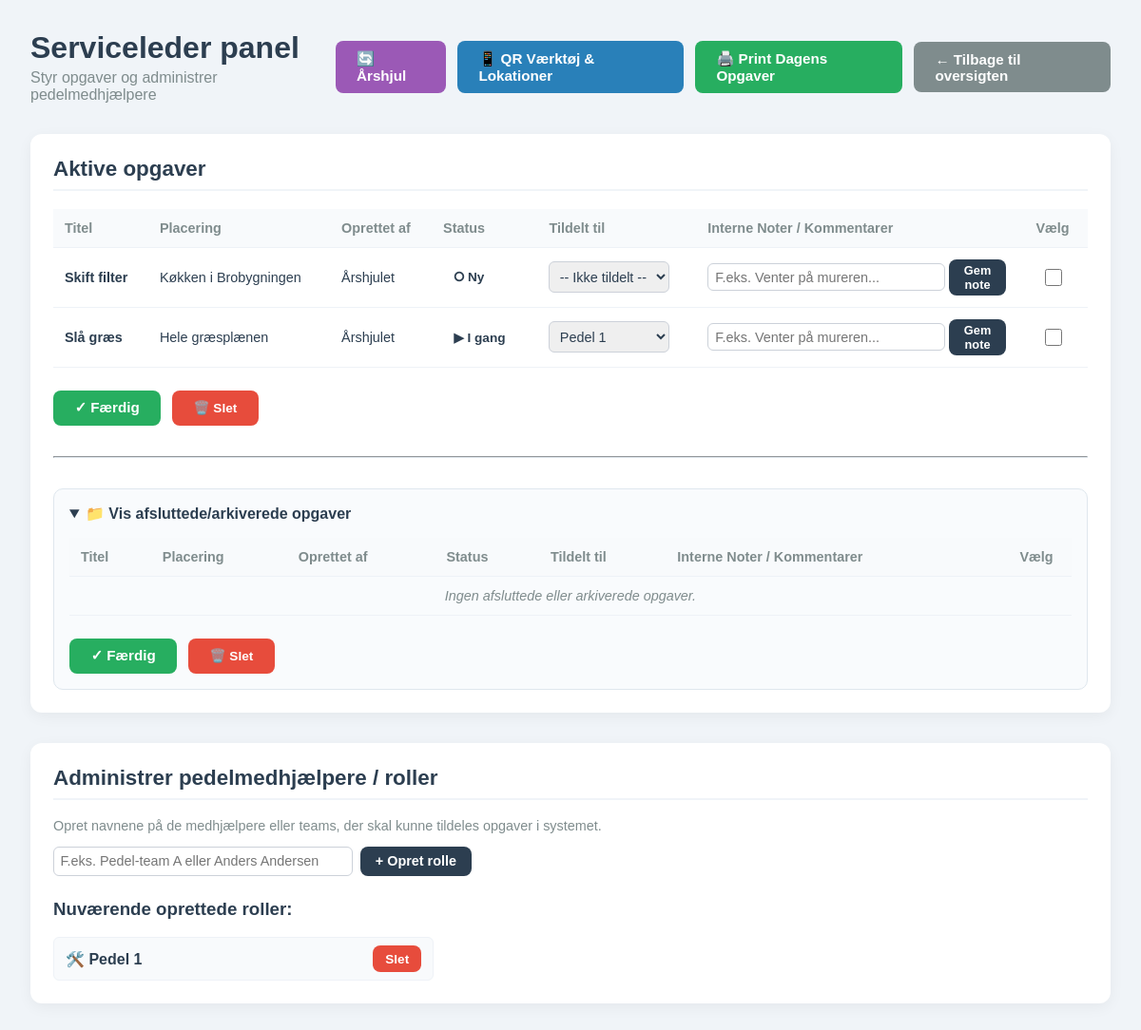
The page /admin on the database its author committed.
### tables this page shows
CREATE TABLE tasks (
                id INTEGER PRIMARY KEY AUTOINCREMENT,
                title TEXT NOT NULL,
                description TEXT,
                location TEXT,
                reporter_name TEXT,
                status TEXT DEFAULT 'Ny',
                assigned_janitor TEXT,
                created_at TIMESTAMP DEFAULT CURRENT_TIMESTAMP,
                completed_at TIMESTAMP,
                internal_notes TEXT
            );

CREATE TABLE janitors (
                id INTEGER PRIMARY KEY AUTOINCREMENT,
                name TEXT NOT NULL UNIQUE
            );

### app.py (the view)
@app.route("/admin")
def admin_panel():
    with get_db() as conn:
        active_tasks = conn.execute("SELECT * FROM tasks WHERE status != 'Færdig' ORDER BY created_at DESC").fetchall()
        completed_tasks = conn.execute("SELECT * FROM tasks WHERE status = 'Færdig' ORDER BY completed_at DESC").fetchall()
        janitors = conn.execute("SELECT * FROM janitors ORDER BY name ASC").fetchall()
    return render_template("admin.html", active_tasks=active_tasks, completed_tasks=completed_tasks, janitors=janitors, version=APP_VERSION)

### app.py (called while the page is built)
def get_db():
    conn = sqlite3.connect(DATABASE)
    conn.row_factory = sqlite3.Row
    return conn

### templates/admin.html (shortened to what this page needs)
<!DOCTYPE html>
<html lang="da">
<head>
</head>
<body>
    <div class="header-container">
        <div>
            <h1>Serviceleder panel</h1>
            <p style="color: #7f8c8d; margin: 0.25rem 0 0 0;">Styr opgaver og administrer pedelmedhjælpere</p>
        </div>
        <div class="header-actions">
            <a href="/annual_wheel" class="btn" style="background-color: #9b59b6; color: white;">🔄 Årshjul</a>
            <a href="/generate_qr" class="btn btn-qr">📱 QR Værktøj & Lokationer</a>
            <a href="/admin/print_daily_tasks" target="_blank" class="btn" style="background-color: #27ae60; color: white;">🖨️ Print Dagens Opgaver</a>
            <a href="/" class="btn btn-secondary">← Tilbage til oversigten</a>
        </div>
    </div>
    <div class="card">
        <h2>Aktive opgaver</h2>
        <table>
            <thead>
                <tr>
                    <th>Titel</th>
                    <th>Placering</th>
                    <th>Oprettet af</th>
                    <th>Status</th>
                    <th>Tildelt til</th>
                    <th>Interne Noter / Kommentarer</th>
                    <th style="text-align: center; width: 50px;">Vælg</th>
                </tr>
            </thead>
            <tbody>
                {% if active_tasks %}
                    {% for task in active_tasks %}
                        <tr>
                            <td><strong>{{ task['title'] }}</strong></td>
                            <td>{{ task['location'] or '—' }}</td>
                            <td>{{ task['reporter_name'] or 'Anonym' }}</td>
                            <td>
                                <span class="status-badge" style="padding: 0.35rem 0.7rem; border-radius: 6px; font-weight: bold; font-size: 0.85rem; white-space: nowrap; display: inline-block;"
                                    {%- if task['status'] == 'Færdig' %}
                                    style="background-color: #d4edda; color: #155724; padding: 0.35rem 0.7rem; border-radius: 6px; font-weight: bold; font-size: 0.85rem; white-space: nowrap; display: inline-block;"
                                    {%- elif task['assigned_janitor'] and task['assigned_janitor'] != '' %}
                                    style="background-color: #cfe2ff; color: #084298; padding: 0.35rem 0.7rem; border-radius: 6px; font-weight: bold; font-size: 0.85rem; white-space: nowrap; display: inline-block;"
                                    {%- else %}
                                    style="background-color: #fadbd8; color: #c0392b; padding: 0.35rem 0.7rem; border-radius: 6px; font-weight: bold; font-size: 0.85rem; white-space: nowrap; display: inline-block;"
                                    {%- endif %}>
                                    {%- if task['status'] == 'Færdig' %}
                                    ✓ Færdig
                                    {%- elif task['assigned_janitor'] and task['assigned_janitor'] != '' %}
                                    ▶ I gang
                                    {%- else %}
                                    ⭘ Ny
                                    {%- endif %}
                                </span>
                            </td>
                            <td>
                                <select name="assigned_janitor" class="auto-save-janitor" data-task-id="{{ task['id'] }}">
                                    <option value="">-- Ikke tildelt --</option>
                                    {% for janitor in janitors %}
                                        <option value="{{ janitor['name'] }}" {% if task['assigned_janitor'] == janitor['name'] %}selected{% endif %}>
                                            {{ janitor['name'] }}
                                        </option>
                                    {% endfor %}
                                </select>
                            </td>
                            <td>
                                <form method="POST" action="/admin/update_notes/{{ task['id'] }}" style="display:flex; gap:0.25rem; align-items:center; margin:0;">
                                    <input type="text" name="internal_notes" value="{{ task['internal_notes'] or '' }}" placeholder="F.eks. Venter på mureren..." style="width:100%; padding:0.35rem 0.45rem; border:1px solid #ccd1d9; border-radius:6px; font-size:0.9rem;">
                                    <button type="submit" class="btn btn-primary" style="padding: 0.25rem 0.5rem; font-size: 0.8rem; margin:0;">Gem note</button>
                                </form>
                            </td>
                            <td class="checkbox-cell">
                                <input type="checkbox" class="task-checkbox" value="{{ task['id'] }}">
                            </td>
                        </tr>
                    {% endfor %}
                {% else %}
                    <tr>
                        <td colspan="7" style="text-align: center; color: #7f8c8d; font-style: italic;">Ingen aktive opgaver lige nu.</td>
                    </tr>
                {% endif %}
            </tbody>
        </table>
        <div class="bulk-actions">
            <button id="btn-mark-done" class="btn btn-success">✓ Færdig</button>
            <button id="btn-delete-selected" class="btn btn-danger">🗑️ Slet</button>
        </div>
        <hr style="margin: 2rem 0; border-color: #e1e8ee;">
        <details open style="background: #f9fbfd; border: 1px solid #dfe7ee; border-radius: 10px; padding: 1rem;">
            <summary style="font-size: 1rem; font-weight: 700; cursor: pointer; margin-bottom: 1rem;">📁 Vis afsluttede/arkiverede opgaver</summary>
            <table>
                <thead>
                    <tr>
                        <th>Titel</th>
                        <th>Placering</th>
                        <th>Oprettet af</th>
                        <th>Status</th>
                        <th>Tildelt til</th>
                        <th>Interne Noter / Kommentarer</th>
                        <th style="text-align: center; width: 50px;">Vælg</th>
                    </tr>
                </thead>
                <tbody>
                    {% if completed_tasks %}
                        {% for task in completed_tasks %}
                            <tr>
                                <td><strong>{{ task['title'] }}</strong></td>
                                <td>{{ task['location'] or '—' }}</td>
                                <td>{{ task['reporter_name'] or 'Anonym' }}</td>
                                <td>
                                    <span class="status-badge" style="padding: 0.35rem 0.7rem; border-radius: 6px; font-weight: bold; font-size: 0.85rem; white-space: nowrap; display: inline-block;"
                                        {%- if task['status'] == 'Færdig' %}
                                        style="background-color: #d4edda; color: #155724; padding: 0.35rem 0.7rem; border-radius: 6px; font-weight: bold; font-size: 0.85rem; white-space: nowrap; display: inline-block;"
                                        {%- elif task['assigned_janitor'] and task['assigned_janitor'] != '' %}
                                        style="background-color: #cfe2ff; color: #084298; padding: 0.35rem 0.7rem; border-radius: 6px; font-weight: bold; font-size: 0.85rem; white-space: nowrap; display: inline-block;"
                                        {%- else %}
                                        style="background-color: #fadbd8; color: #c0392b; padding: 0.35rem 0.7rem; border-radius: 6px; font-weight: bold; font-size: 0.85rem; white-space: nowrap; display: inline-block;"
                                        {%- endif %}>
                                        {%- if task['status'] == 'Færdig' %}
                                        ✓ Færdig
                                        {%- elif task['assigned_janitor'] and task['assigned_janitor'] != '' %}
                                        ▶ I gang
                                        {%- else %}
                                        ⭘ Ny
                                        {%- endif %}
                                    </span>
                                </td>
                                <td>
                                    <select name="assigned_janitor" class="auto-save-janitor" data-task-id="{{ task['id'] }}">
                                        <option value="">-- Ikke tildelt --</option>
                                        {% for janitor in janitors %}
                                            <option value="{{ janitor['name'] }}" {% if task['assigned_janitor'] == janitor['name'] %}selected{% endif %}>
                                                {{ janitor['name'] }}
                                            </option>
                                        {% endfor %}
                                    </select>
                                </td>
                                <td>
                                    <form method="POST" action="/admin/update_notes/{{ task['id'] }}" style="display:flex; gap:0.25rem; align-items:center; margin:0;">
                                        <input type="text" name="internal_notes" value="{{ task['internal_notes'] or '' }}" placeholder="F.eks. Venter på mureren..." style="width:100%; padding:0.35rem 0.45rem; border:1px solid #ccd1d9; border-radius:6px; font-size:0.9rem;">
                                        <button type="submit" class="btn btn-primary" style="padding: 0.25rem 0.5rem; font-size: 0.8rem; margin:0;">Gem note</button>
                                    </form>
                                </td>
                                <td class="checkbox-cell">
                                    <input type="checkbox" class="task-checkbox" value="{{ task['id'] }}">
                                </td>
                            </tr>
                        {% endfor %}
                    {% else %}
                        <tr>
                            <td colspan="7" style="text-align: center; color: #7f8c8d; font-style: italic;">Ingen afsluttede eller arkiverede opgaver.</td>
                        </tr>
                    {% endif %}
                </tbody>
            </table>
            <div class="bulk-actions">
                <button id="btn-mark-done-completed" class="btn btn-success">✓ Færdig</button>
                <button id="btn-delete-selected-completed" class="btn btn-danger">🗑️ Slet</button>
            </div>
        </details>
    </div>
    <div class="card">
        <h2>Administrer pedelmedhjælpere / roller</h2>
        <p style="color: #7f8c8d; font-size: 0.9rem; margin-top: 0;">Opret navnene på de medhjælpere eller teams, der skal kunne tildeles opgaver i systemet.</p>
        <form method="POST" action="/admin/add_janitor" class="form-inline" style="margin-bottom: 1.5rem;">
            <input type="text" name="janitor_name" placeholder="F.eks. Pedel-team A eller Anders Andersen" required style="width: 300px;">
            <button type="submit" class="btn btn-primary" style="padding: 0.45rem 1rem; font-size: 0.9rem;">+ Opret rolle</button>
        </form>
        <h3>Nuværende oprettede roller:</h3>
        <div class="janitor-list">
            {% if janitors %}
                {% for janitor in janitors %}
                    <div class="janitor-item">
                        <span>🛠️ <strong>{{ janitor['name'] }}</strong></span>
                        <form method="POST" action="/admin/delete_janitor/{{ janitor['id'] }}" style="margin:0;">
                            <button type="submit" class="btn btn-danger" onclick="return confirm('Er du sikker på, at du vil slette denne pedelrolle?')">Slet</button>
                        </form>
                    </div>
                {% endfor %}
            {% else %}
                <p style="color: #7f8c8d; font-style: italic; font-size: 0.9rem;">Ingen pedelmedhjælpere oprettet.</p>
            {% endif %}
        </div>
    </div>
</body>
</html>

### templates/admin.html (style rules this page uses)
body { font-family: sans-serif; background-color: #f0f4f8; margin: 0; padding: 2rem; color: #2c3e50; }
.header-container { display: flex; justify-content: space-between; align-items: center; margin-bottom: 2rem; }
h1 { margin: 0; }
.btn { display: inline-block; padding: 0.6rem 1.4rem; border-radius: 8px; text-decoration: none; font-weight: bold; font-size: 0.95rem; cursor: pointer; border: none; }
.btn-secondary { background-color: #7f8c8d; color: white; }
.btn-primary { background-color: #2c3e50; color: white; }
.btn-danger { background-color: #e74c3c; color: white; padding: 0.4rem 0.8rem; font-size: 0.85rem; }
.header-actions { display: flex; gap: 0.75rem; align-items: center; }
.btn-qr { background-color: #2980b9; color: white; }
.card { background: white; border-radius: 12px; padding: 1.5rem; box-shadow: 0 4px 15px rgba(0,0,0,0.05); margin-bottom: 2rem; }
h2 { margin-top: 0; border-bottom: 2px solid #f0f4f8; padding-bottom: 0.5rem; font-size: 1.4rem; }
table { width: 100%; border-collapse: collapse; margin-top: 1rem; }
th, td { text-align: left; padding: 0.75rem; border-bottom: 1px solid #eef2f7; font-size: 0.9rem; vertical-align: middle; }
th { background-color: #f8fafc; color: #7f8c8d; font-weight: bold; }
select, input[type="text"] { padding: 0.4rem; border-radius: 6px; border: 1px solid #ccd1d9; font-size: 0.9rem; color: #2c3e50; }
.form-inline { display: flex; gap: 0.5rem; align-items: center; }
.janitor-list { display: flex; flex-direction: column; gap: 0.5rem; margin-top: 1rem; max-width: 400px; }
.janitor-item { display: flex; justify-content: space-between; align-items: center; padding: 0.5rem 0.75rem; background: #f8fafc; border-radius: 6px; border: 1px solid #eef2f7; }
.checkbox-cell { text-align: center; }
.checkbox-cell input[type="checkbox"] { width: 18px; height: 18px; cursor: pointer; }
.bulk-actions { display: flex; gap: 0.75rem; margin-top: 1.5rem; flex-wrap: wrap; }
.bulk-actions .btn { padding: 0.6rem 1.4rem; }
.btn-success { background-color: #27ae60; color: white; }

### rows shown on the page
tasks: title "Skift filter", location "Køkken i Brobygningen", reporter_name "Årshjulet", status "⭘ Ny"
tasks: title "Slå græs", location "Hele græsplænen", reporter_name "Årshjulet", status "▶ I gang", assigned_janitor "Pedel 1"
janitors: name "Pedel 1"
